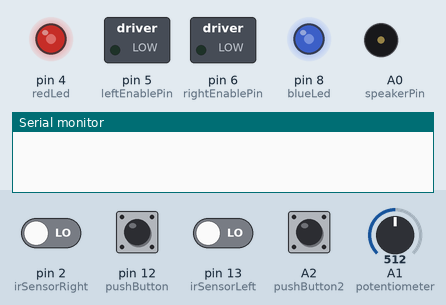
The sketch below on a simulated Arduino Uno, built with avr-gcc and run on an emulated ATmega328P. On the bench: switched loads named in the sketch (green lamp = pin HIGH), output pins drawn as LEDs (lit = HIGH), buzzer (waves = sounding), the last lines printed to the serial monitor. Dashed ring = blinking. Inputs (shaded band) come from the test bench; at power-on: A2 (pushButton2), pin 2 (irSensorRight), pin 12 (pushButton), pin 13 (irSensorLeft) LOW, A1 (potentiometer) = 512. Pins used as bus, display or sensor lines are not drawn.

Above: at 1.2 s.
1.3 s: A2 (pushButton2) pulled HIGH for 0.15 s
At 1.43 s:
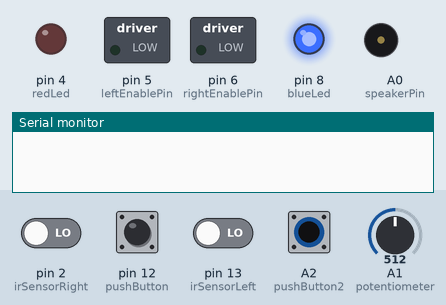
At 2.46 s:
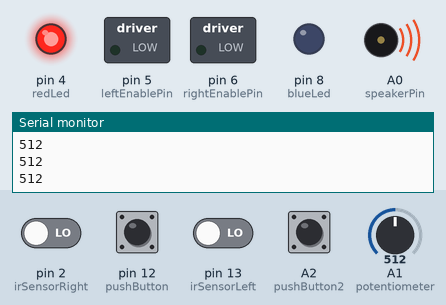
4.3 s: A1 (potentiometer) set to 0
6.2 s: pin 12 (pushButton) pulled HIGH for 1 s
At 8.4 s:
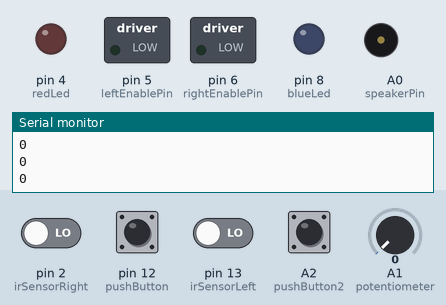
8.7 s: pin 2 (irSensorRight) driven HIGH and pin 12 (pushButton) driven HIGH
At 9.6 s:
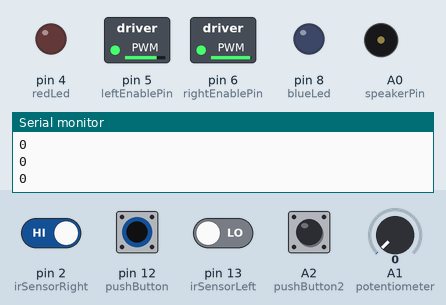
11.7 s: pin 13 (irSensorLeft) driven HIGH
14.7 s: pin 2 (irSensorRight) driven LOW
Timing chart, 0 to 18.7 s (numbered marks = the images above; inputs shaded):
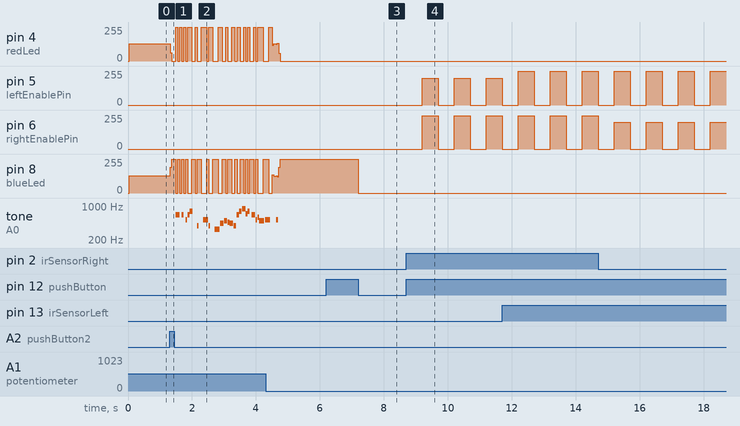

Measured:
- after the input at 1.3 s, tone on A0 (speakerPin): plays 659 Hz for 0.05 s, 659 Hz for 0.05 s, 659 Hz for 0.05 s, 523 Hz for 0.05 s, 659 Hz for 0.06 s, 784 Hz for 0.11 s … (25 notes in this stretch), starting after 0.20 s
- after the input at 6.2 s, pin 8 (blueLed): 255/255 → 0/255 after 1.0 s
- after the input at 8.7 s, pin 5 (leftEnablePin): alternates 200/255 for 0.50 s and 0/255 for 0.50 s, starting after 0.50 s; pin 6 (rightEnablePin): alternates 250/255 for 0.50 s and 0/255 for 0.50 s, starting after 0.50 s

The sketch:

robotWithSpeakerV3.ino
```cpp
/*
 * Name: Rajvansh Sandhu
 * Date: 6/1/2023
 * Description: This program will allow a robot to follow a line
 */
 //initialize variables for push button, right mototr, left motor, left ir sensor, right ir sensor
 int pushButton = 12;
 int leftEnablePin = 5;
 int rightEnablePin = 6;
 int irSensorLeft = 13;
 int irSensorRight = 2;
 int blueLed = 8;
 int redLed = 4;
 int rightMotorSpeed = 250;
 int leftMotorSpeed = 255;
 int rightMotorTurningSpeed= 250;
 int leftMotorTurningSpeed= 255;
 int logicPinRight1 = 7;
 int logicPinRight2= 9;
 int logicPinLeft1 = 11;
 int logicPinLeft2 = 3;
 int ledState = HIGH;
 unsigned long currentMillis = millis();
 int prvMillis = 0;
 int speakerPin =A0;
 int potentiometer = A1;
 int tempo=200;
 int pushButton2= A2;
 int playMusic = 1;

int currentNote = 0;
 #define NOTE_B0  31
#define NOTE_C1  33
#define NOTE_CS1 35
#define NOTE_D1  37
#define NOTE_DS1 39
#define NOTE_E1  41
#define NOTE_F1  44
#define NOTE_FS1 46
#define NOTE_G1  49
#define NOTE_GS1 52
#define NOTE_A1  55
#define NOTE_AS1 58
#define NOTE_B1  62
#define NOTE_C2  65
#define NOTE_CS2 69
#define NOTE_D2  73
#define NOTE_DS2 78
#define NOTE_E2  82
#define NOTE_F2  87
#define NOTE_FS2 93
#define NOTE_G2  98
#define NOTE_GS2 104
#define NOTE_A2  110
#define NOTE_AS2 117
#define NOTE_B2  123
#define NOTE_C3  131
#define NOTE_CS3 139
#define NOTE_D3  147
#define NOTE_DS3 156
#define NOTE_E3  165
#define NOTE_F3  175
#define NOTE_FS3 185
#define NOTE_G3  196
#define NOTE_GS3 208
#define NOTE_A3  220
#define NOTE_AS3 233
#define NOTE_B3  247
#define NOTE_C4  262
#define NOTE_CS4 277
#define NOTE_D4  294
#define NOTE_DS4 311
#define NOTE_E4  330
#define NOTE_F4  349
#define NOTE_FS4 370
#define NOTE_G4  392
#define NOTE_GS4 415
#define NOTE_A4  440
#define NOTE_AS4 466
#define NOTE_B4  494
#define NOTE_C5  523
#define NOTE_CS5 554
#define NOTE_D5  587
#define NOTE_DS5 622
#define NOTE_E5  659
#define NOTE_F5  698
#define NOTE_FS5 740
#define NOTE_G5  784
#define NOTE_GS5 831
#define NOTE_A5  880
#define NOTE_AS5 932
#define NOTE_B5  988
#define NOTE_C6  1047
#define NOTE_CS6 1109
#define NOTE_D6  1175
#define NOTE_DS6 1245
#define NOTE_E6  1319
#define NOTE_F6  1397
#define NOTE_FS6 1480
#define NOTE_G6  1568
#define NOTE_GS6 1661
#define NOTE_A6  1760
#define NOTE_AS6 1865
#define NOTE_B6  1976
#define NOTE_C7  2093
#define NOTE_CS7 2217
#define NOTE_D7  2349
#define NOTE_DS7 2489
#define NOTE_E7  2637
#define NOTE_F7  2794
#define NOTE_FS7 2960
#define NOTE_G7  3136
#define NOTE_GS7 3322
#define NOTE_A7  3520
#define NOTE_AS7 3729
#define NOTE_B7  3951
#define NOTE_C8  4186
#define NOTE_CS8 4435
#define NOTE_D8  4699
#define NOTE_DS8 4978
#define REST      0
int melody[] = {

 // Super Mario Bros theme
  // Score available at https://musescore.com/user/2123/scores/2145
  // codee inspired by https://github.com/robsoncouto/arduino-songs/blob/master/supermariobros/supermariobros.ino
  // Theme by Koji Kondo


  NOTE_E5,8, NOTE_E5,8, REST,8, NOTE_E5,8, REST,8, NOTE_C5,8, NOTE_E5,8, //1
  NOTE_G5,4, REST,4, NOTE_G4,8, REST,4,
  NOTE_C5,-4, NOTE_G4,8, REST,4, NOTE_E4,-4, // 3
  NOTE_A4,4, NOTE_B4,4, NOTE_AS4,8, NOTE_A4,4,
  NOTE_G4,-8, NOTE_E5,-8, NOTE_G5,-8, NOTE_A5,4, NOTE_F5,8, NOTE_G5,8,
  REST,8, NOTE_E5,4,NOTE_C5,8, NOTE_D5,8, NOTE_B4,-4,
  NOTE_C5,-4, NOTE_G4,8, REST,4, NOTE_E4,-4, // repeats from 3
  NOTE_A4,4, NOTE_B4,4, NOTE_AS4,8, NOTE_A4,4,
  NOTE_G4,-8, NOTE_E5,-8, NOTE_G5,-8, NOTE_A5,4, NOTE_F5,8, NOTE_G5,8,
  REST,8, NOTE_E5,4,NOTE_C5,8, NOTE_D5,8, NOTE_B4,-4,


  REST,4, NOTE_G5,8, NOTE_FS5,8, NOTE_F5,8, NOTE_DS5,4, NOTE_E5,8,//7
  REST,8, NOTE_GS4,8, NOTE_A4,8, NOTE_C4,8, REST,8, NOTE_A4,8, NOTE_C5,8, NOTE_D5,8,
  REST,4, NOTE_DS5,4, REST,8, NOTE_D5,-4,
  NOTE_C5,2, REST,2,

  REST,4, NOTE_G5,8, NOTE_FS5,8, NOTE_F5,8, NOTE_DS5,4, NOTE_E5,8,//repeats from 7
  REST,8, NOTE_GS4,8, NOTE_A4,8, NOTE_C4,8, REST,8, NOTE_A4,8, NOTE_C5,8, NOTE_D5,8,
  REST,4, NOTE_DS5,4, REST,8, NOTE_D5,-4,
  NOTE_C5,2, REST,2,

  NOTE_C5,8, NOTE_C5,4, NOTE_C5,8, REST,8, NOTE_C5,8, NOTE_D5,4,//11
  NOTE_E5,8, NOTE_C5,4, NOTE_A4,8, NOTE_G4,2,

  NOTE_C5,8, NOTE_C5,4, NOTE_C5,8, REST,8, NOTE_C5,8, NOTE_D5,8, NOTE_E5,8,//13
  REST,1,
  NOTE_C5,8, NOTE_C5,4, NOTE_C5,8, REST,8, NOTE_C5,8, NOTE_D5,4,
  NOTE_E5,8, NOTE_C5,4, NOTE_A4,8, NOTE_G4,2,
  NOTE_E5,8, NOTE_E5,8, REST,8, NOTE_E5,8, REST,8, NOTE_C5,8, NOTE_E5,4,
  NOTE_G5,4, REST,4, NOTE_G4,4, REST,4,
  NOTE_C5,-4, NOTE_G4,8, REST,4, NOTE_E4,-4, // 19

  NOTE_A4,4, NOTE_B4,4, NOTE_AS4,8, NOTE_A4,4,
  NOTE_G4,-8, NOTE_E5,-8, NOTE_G5,-8, NOTE_A5,4, NOTE_F5,8, NOTE_G5,8,
  REST,8, NOTE_E5,4, NOTE_C5,8, NOTE_D5,8, NOTE_B4,-4,

  NOTE_C5,-4, NOTE_G4,8, REST,4, NOTE_E4,-4, // repeats from 19
  NOTE_A4,4, NOTE_B4,4, NOTE_AS4,8, NOTE_A4,4,
  NOTE_G4,-8, NOTE_E5,-8, NOTE_G5,-8, NOTE_A5,4, NOTE_F5,8, NOTE_G5,8,
  REST,8, NOTE_E5,4, NOTE_C5,8, NOTE_D5,8, NOTE_B4,-4,

  NOTE_E5,8, NOTE_C5,4, NOTE_G4,8, REST,4, NOTE_GS4,4,//23
  NOTE_A4,8, NOTE_F5,4, NOTE_F5,8, NOTE_A4,2,
  NOTE_D5,-8, NOTE_A5,-8, NOTE_A5,-8, NOTE_A5,-8, NOTE_G5,-8, NOTE_F5,-8,

  NOTE_E5,8, NOTE_C5,4, NOTE_A4,8, NOTE_G4,2, //26
  NOTE_E5,8, NOTE_C5,4, NOTE_G4,8, REST,4, NOTE_GS4,4,
  NOTE_A4,8, NOTE_F5,4, NOTE_F5,8, NOTE_A4,2,
  NOTE_B4,8, NOTE_F5,4, NOTE_F5,8, NOTE_F5,-8, NOTE_E5,-8, NOTE_D5,-8,
  NOTE_C5,8, NOTE_E4,4, NOTE_E4,8, NOTE_C4,2,

  NOTE_E5,8, NOTE_C5,4, NOTE_G4,8, REST,4, NOTE_GS4,4,//repeats from 23
  NOTE_A4,8, NOTE_F5,4, NOTE_F5,8, NOTE_A4,2,
  NOTE_D5,-8, NOTE_A5,-8, NOTE_A5,-8, NOTE_A5,-8, NOTE_G5,-8, NOTE_F5,-8,

  NOTE_E5,8, NOTE_C5,4, NOTE_A4,8, NOTE_G4,2, //26
  NOTE_E5,8, NOTE_C5,4, NOTE_G4,8, REST,4, NOTE_GS4,4,
  NOTE_A4,8, NOTE_F5,4, NOTE_F5,8, NOTE_A4,2,
  NOTE_B4,8, NOTE_F5,4, NOTE_F5,8, NOTE_F5,-8, NOTE_E5,-8, NOTE_D5,-8,
  NOTE_C5,8, NOTE_E4,4, NOTE_E4,8, NOTE_C4,2,
  NOTE_C5,8, NOTE_C5,4, NOTE_C5,8, REST,8, NOTE_C5,8, NOTE_D5,8, NOTE_E5,8,
  REST,1,

  NOTE_C5,8, NOTE_C5,4, NOTE_C5,8, REST,8, NOTE_C5,8, NOTE_D5,4, //33
  NOTE_E5,8, NOTE_C5,4, NOTE_A4,8, NOTE_G4,2,
  NOTE_E5,8, NOTE_E5,8, REST,8, NOTE_E5,8, REST,8, NOTE_C5,8, NOTE_E5,4,
  NOTE_G5,4, REST,4, NOTE_G4,4, REST,4,
  NOTE_E5,8, NOTE_C5,4, NOTE_G4,8, REST,4, NOTE_GS4,4,
  NOTE_A4,8, NOTE_F5,4, NOTE_F5,8, NOTE_A4,2,
  NOTE_D5,-8, NOTE_A5,-8, NOTE_A5,-8, NOTE_A5,-8, NOTE_G5,-8, NOTE_F5,-8,

  NOTE_E5,8, NOTE_C5,4, NOTE_A4,8, NOTE_G4,2, //40
  NOTE_E5,8, NOTE_C5,4, NOTE_G4,8, REST,4, NOTE_GS4,4,
  NOTE_A4,8, NOTE_F5,4, NOTE_F5,8, NOTE_A4,2,
  NOTE_B4,8, NOTE_F5,4, NOTE_F5,8, NOTE_F5,-8, NOTE_E5,-8, NOTE_D5,-8,
  NOTE_C5,8, NOTE_E4,4, NOTE_E4,8, NOTE_C4,2,

  //game over sound
  NOTE_C5,-4, NOTE_G4,-4, NOTE_E4,4, //45
  NOTE_A4,-8, NOTE_B4,-8, NOTE_A4,-8, NOTE_GS4,-8, NOTE_AS4,-8, NOTE_GS4,-8,
  NOTE_G4,8, NOTE_D4,8, NOTE_E4,-2,

};
int notes = sizeof(melody) / sizeof(melody[0]) / 2;
int wholenote = (60000 * 4) / tempo;

int divider = 0;
int noteDuration = 0;

unsigned long startTime = 0;

void setup() {
  // put your setup code here, to run once:
  //using pinMode to delear each varible as a input or output pin
  Serial.begin(9600);
  pinMode(pushButton, INPUT);
  pinMode(irSensorLeft,INPUT);
  pinMode(irSensorRight,INPUT);
  pinMode(leftEnablePin, OUTPUT);
  pinMode(rightMotorSpeed, OUTPUT);
  //making sure mototr moves forward
  digitalWrite(logicPinRight1,HIGH);
  digitalWrite(logicPinRight2,LOW);
  digitalWrite(logicPinLeft1, HIGH);
  digitalWrite(logicPinLeft2, LOW);
  pinMode(blueLed, OUTPUT);
  pinMode(redLed, OUTPUT);
  pinMode(speakerPin, OUTPUT);
  pinMode(potentiometer, INPUT);

  digitalWrite(speakerPin, LOW);


}

void loop() {
  // put your main code here, to run repeatedly:
  //if the push button is pressed then the program will start
  analogWrite(rightEnablePin, 0);
  analogWrite(leftEnablePin, 0);

  if(digitalRead(pushButton2) == 1){
    playMusic = playMusic +1;
    delay(200);

  }


   if ((currentNote < notes) && (playMusic%2)== 0){
    digitalWrite(speakerPin, HIGH);
  tempo = analogRead(potentiometer);
  Serial.println(tempo);
  /*

The sizeof operator in C/C++ is used to determine the size, in bytes, of a variable or data type.
sizeof(melody) calculates the total size of the array melody in bytes.
sizeof(melody[0]) calculates the size of a single element in the melody array.
The division sizeof(melody) / sizeof(melody[0]) gives the number of elements in the melody array.
Finally, the division by 2 is performed to get half the number of elements in melody.
The result is assigned to the variable notes.
Essentially, this line of code calculates the number of notes in the melody array and stores it in the variable notes.
*/
   int notes = sizeof(melody) / sizeof(melody[0]) / 2;
   /*
   Here, tempo represents the tempo of the music piece.
60000 represents the number of milliseconds in a minute.
The multiplication 60000 * 4 calculates the total duration of a whole note in milliseconds (assuming a 4/4 time signature).
The division (60000 * 4) / tempo calculates the duration of a whole note in milliseconds based on the given tempo.
The result is assigned to the variable wholenote.
In summary, this line of code calculates the duration of a whole note in milliseconds based on the tempo and stores it in the variable wholenote.
*/
   int wholenote = (60000 * 4) / tempo;

    //provding a perview of the song so the tempo and leds can be adusted by the user.
    // Check if enough time has passed to play the next note
    if (millis() - startTime >= noteDuration) {
      // Calculate note duration and start time for the next note
      divider = melody[currentNote * 2 + 1];
      if (divider > 0) {
        noteDuration = (wholenote) / divider;
      } else if (divider < 0) {
        noteDuration = (wholenote) / abs(divider);
        noteDuration *= 1.5;
      }
      startTime = millis();

      // Play the current note
      int notePitch = melody[currentNote * 2];
      if (notePitch != 0) {
        tone(speakerPin, notePitch, noteDuration * 0.9);
      } else {
        noTone(speakerPin);
      }

      currentNote++;
    }
   }else {
    // Reset the melody to play it again
    currentNote = 0;
    startTime = millis();
  }
      //making the leds flash in sync with the music.
     currentMillis = millis();

     if((currentMillis - prvMillis) >= noteDuration){
       prvMillis = currentMillis;

       if(ledState == HIGH){
         ledState =LOW;

         digitalWrite(blueLed, LOW);
         digitalWrite(redLed, HIGH);
       }
       else {
         ledState = HIGH;
         digitalWrite(blueLed, HIGH);
         digitalWrite(redLed, LOW);
       }
     }


 if(digitalRead(pushButton) == 1) {
  delay(500);


    // while loop to make sure the code reapeats until the button is pushed again
    while(true){


  if((playMusic%2)== 0){
  tempo = analogRead(potentiometer);
  Serial.println(tempo);
   int notes = sizeof(melody) / sizeof(melody[0]) / 2;
   int wholenote = (60000 * 4) / tempo;


   if (currentNote < notes) {

    //provding a perview of the song so the tempo and leds can be adusted by the user.
    // Check if enough time has passed to play the next note
    if (millis() - startTime >= noteDuration) {
      // Calculate note duration and start time for the next note
      divider = melody[currentNote * 2 + 1];
      if (divider > 0) {
        noteDuration = (wholenote) / divider;
      } else if (divider < 0) {
        noteDuration = (wholenote) / abs(divider);
        noteDuration *= 1.5;
      }
      startTime = millis();

      // Play the current note
      int notePitch = melody[currentNote * 2];
      if (notePitch != 0) {
        tone(speakerPin, notePitch, noteDuration * 0.9);
      } else {
        noTone(speakerPin);
      }

      currentNote++;
    }
   }else {
    // Reset the melody to play it again
    currentNote = 0;
    startTime = millis();
  }
      //making the leds flash in sync with the music.
     currentMillis = millis();

     if((currentMillis - prvMillis) >= noteDuration){
       prvMillis = currentMillis;

       if(ledState == HIGH){
         ledState =LOW;

         digitalWrite(blueLed, LOW);
         digitalWrite(redLed, HIGH);
       }
       else {
         ledState = HIGH;
         digitalWrite(blueLed, HIGH);
         digitalWrite(redLed, LOW);
       }
     }
  }


      //checking if both ir sensors are sensing white bord around the black line
      if(digitalRead(irSensorLeft) ==1 && digitalRead(irSensorRight) ==1){
        digitalWrite(logicPinLeft1, HIGH);
        digitalWrite(logicPinLeft2, LOW);
        digitalWrite(logicPinRight1,HIGH);
        digitalWrite(logicPinRight2,LOW);
        analogWrite(rightEnablePin, rightMotorSpeed);
        analogWrite(leftEnablePin, leftMotorSpeed);

      }
      // checking if the robot is going off track then making it
      else if(digitalRead(irSensorLeft) ==0 && digitalRead(irSensorRight) ==1){
        analogWrite(rightEnablePin, rightMotorTurningSpeed);
        digitalWrite(logicPinLeft1, LOW);
        digitalWrite(logicPinLeft2, HIGH);
        analogWrite(leftEnablePin, 200);
      }
       // checking if the robot is going off track then making it
      else if(digitalRead(irSensorLeft) ==1 && digitalRead(irSensorRight) ==0){
        digitalWrite(logicPinRight1,LOW);
        digitalWrite(logicPinRight2,HIGH);
        analogWrite(rightEnablePin, 200);
        analogWrite(leftEnablePin, leftMotorTurningSpeed);
      }
      else{
        analogWrite(rightEnablePin, 0);
        analogWrite(leftEnablePin, 0);

      }

      // if the button is pressed then the robot will stop follwing the line
      if(digitalRead(pushButton) == 1){
        delay(500);
         digitalWrite(blueLed, LOW);
         digitalWrite(redLed, LOW);
        break;


      }

    }
 }
 }
```
